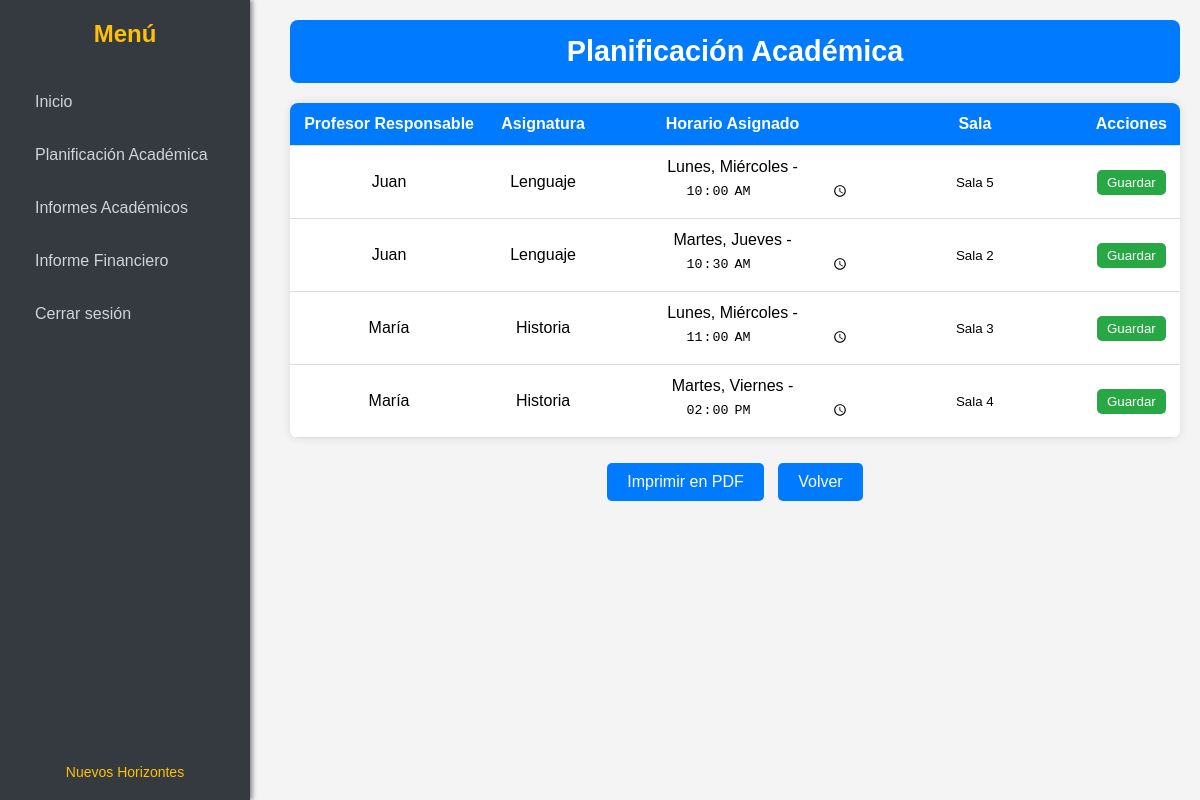
The app's page /planificacion-academica/ with its own data.
### core/models.py (models this page shows, shortened)
class Curso(models.Model):
    nombre = models.CharField(max_length=100)
    asignatura = models.CharField(max_length=100)
    profesor = models.ForeignKey('Profesor', on_delete=models.CASCADE)
    alumnos = models.ManyToManyField('Alumno', blank=True, related_name='cursos_asignados')  # Cadena para evitar circular
    dias = models.CharField(max_length=100)
    hora = models.TimeField()
    sala = models.CharField(max_length=50, default='Sala por asignar')

class Profesor(models.Model):
    user = models.OneToOneField(User, on_delete=models.CASCADE)
    nombre = models.CharField(max_length=100)
    apellido = models.CharField(max_length=100)
    email = models.EmailField(unique=True)

### core/views.py (the view, shortened to what this page needs)
# urls.py: path('planificacion-academica/', views.director_plani, name='director_plani'),
@csrf_exempt
def director_plani(request):
    cursos = Curso.objects.all()
    return render(request, 'directorPlani.html', {'cursos': cursos})

### core/templates/directorPlani.html (shortened to what this page needs)
{% load static %}
<!DOCTYPE html>
<html lang="es">
<head>
</head>
<body>
    <div class="sidebar">
        <h2>Menú</h2>
        <ul>
            <li><a href="{% url 'director_menu' %}">Inicio</a></li>
            <li><a href="{% url 'director_plani' %}">Planificación Académica</a></li>
            <li><a href="{% url 'informes_academicos' %}">Informes Académicos</a></li>
            <li><a href="{% url 'informe_financiero' %}">Informe Financiero</a></li>
            <li>
                <form action="{% url 'logout' %}" method="post" style="display: inline;">
                    <button type="submit" class="logout-button">Cerrar sesión</button>
                </form>
            </li>
        </ul>
        <div class="footer">
            <a href="#">Nuevos Horizontes</a>
        </div>
    </div>
    <div class="main-content">
        <div class="header">
            <h1>Planificación Académica</h1>
        </div>
        <table>
            <thead>
                <tr>
                    <th>Profesor Responsable</th>
                    <th>Asignatura</th>
                    <th>Horario Asignado</th>
                    <th>Sala</th>
                    <th>Acciones</th>
                </tr>
            </thead>
            <tbody>
                {% for curso in cursos %}
                <tr data-curso-id="{{ curso.id }}">
                    <td>{{ curso.profesor.nombre }}</td>
                    <td>{{ curso.asignatura }}</td>
                    <td>
                        {{ curso.dias }} - <input type="time" class="edit-input hora" value="{{ curso.hora|time:"H:i" }}">
                    </td>
                    <td>
                        <input type="text" class="edit-input sala" value="{{ curso.sala }}">
                    </td>
                    <td>
                        <button class="save-btn">Guardar</button>
                    </td>
                </tr>
                {% endfor %}
            </tbody>
        </table>
        <div class="actions">
            <a href="{% url 'direcPdfPlanificacion' %}" class="btn">Imprimir en PDF</a>
            <a href="javascript:history.back()" class="back-button">Volver</a>
        </div>
    </div>
</body>
</html>

### core/templates/directorPlani.html (style rules this page uses)
* { margin: 0; padding: 0; box-sizing: border-box; }
body { font-family: Arial, sans-serif; display: flex; height: 100vh; background-color: #f4f4f4; }
.sidebar { width: 250px; background-color: #343a40; color: white; padding: 20px; position: fixed; height: 100%; top: 0; box-shadow: 2px 0 5px rgba(0, 0, 0, 0.5); display: flex; flex-direction: column; justify-content: space-between; }
.sidebar h2 { text-align: center; font-size: 1.5em; color: #ffc107; margin-bottom: 20px; font-weight: bold; }
.sidebar ul { list-style: none; padding: 0; flex-grow: 1; }
.sidebar ul li { margin: 15px 0; }
.sidebar ul li a { color: #ced4da; text-decoration: none; padding: 10px 15px; border-radius: 5px; transition: background-color 0.3s, color 0.3s; display: block; }
.logout-button { color: #ced4da; text-decoration: none; padding: 10px 15px; border-radius: 5px; transition: background-color 0.3s, color 0.3s; display: block; background: none; border: none; cursor: pointer; font-family: inherit; font-size: inherit; text-align: left; width: 100%; }
.footer { text-align: center; font-size: 14px; color: #ffc107; margin-top: 20px; }
.footer a { color: #ffc107; text-decoration: none; transition: color 0.3s; }
.main-content { margin-left: 270px; padding: 20px; width: 100%; overflow-y: auto; }
.header { background-color: #007bff; color: white; padding: 15px; border-radius: 8px; text-align: center; margin-bottom: 20px; }
.header h1 { font-size: 1.8em; margin: 0; }
table { width: 100%; border-collapse: collapse; margin-top: 20px; background-color: white; box-shadow: 0 0 10px rgba(0, 0, 0, 0.1); border-radius: 8px; overflow: hidden; }
table th, table td { padding: 12px; text-align: center; border-bottom: 1px solid #ddd; }
table th { background-color: #007bff; color: white; font-weight: bold; }
.edit-input { width: 100%; border: none; background: none; padding: 5px; text-align: center; }
.save-btn { background-color: #28a745; color: white; padding: 5px 10px; border: none; border-radius: 5px; cursor: pointer; transition: background-color 0.3s; }
.actions { text-align: center; margin-top: 20px; }
.btn, .back-button { background-color: #007bff; color: white; padding: 10px 20px; border-radius: 5px; text-decoration: none; font-size: 16px; cursor: pointer; transition: background-color 0.3s; display: inline-block; margin: 5px; }

### records on screen
Curso: profesor.nombre "Juan", asignatura "Lenguaje", dias "Lunes, Miércoles", hora "10:00", sala "Sala 5"
Curso: profesor.nombre "Juan", asignatura "Lenguaje", dias "Martes, Jueves", hora "10:30", sala "Sala 2"
Curso: profesor.nombre "María", asignatura "Historia", dias "Lunes, Miércoles", hora "11:00", sala "Sala 3"
Curso: profesor.nombre "María", asignatura "Historia", dias "Martes, Viernes", hora "14:00", sala "Sala 4"
